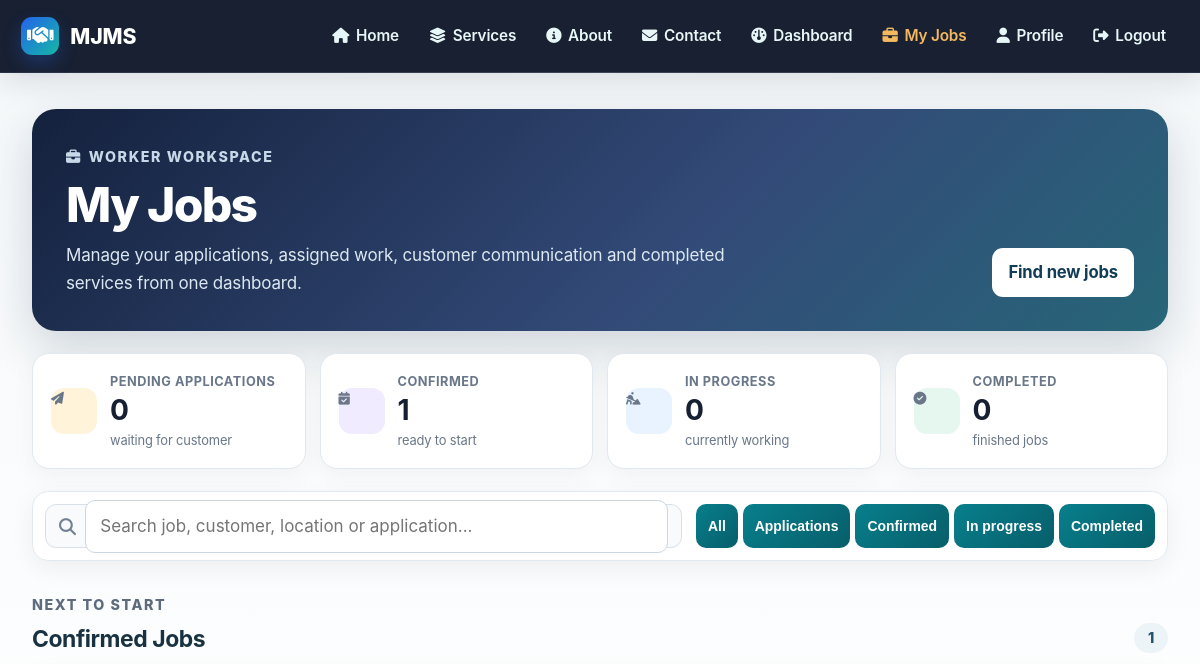
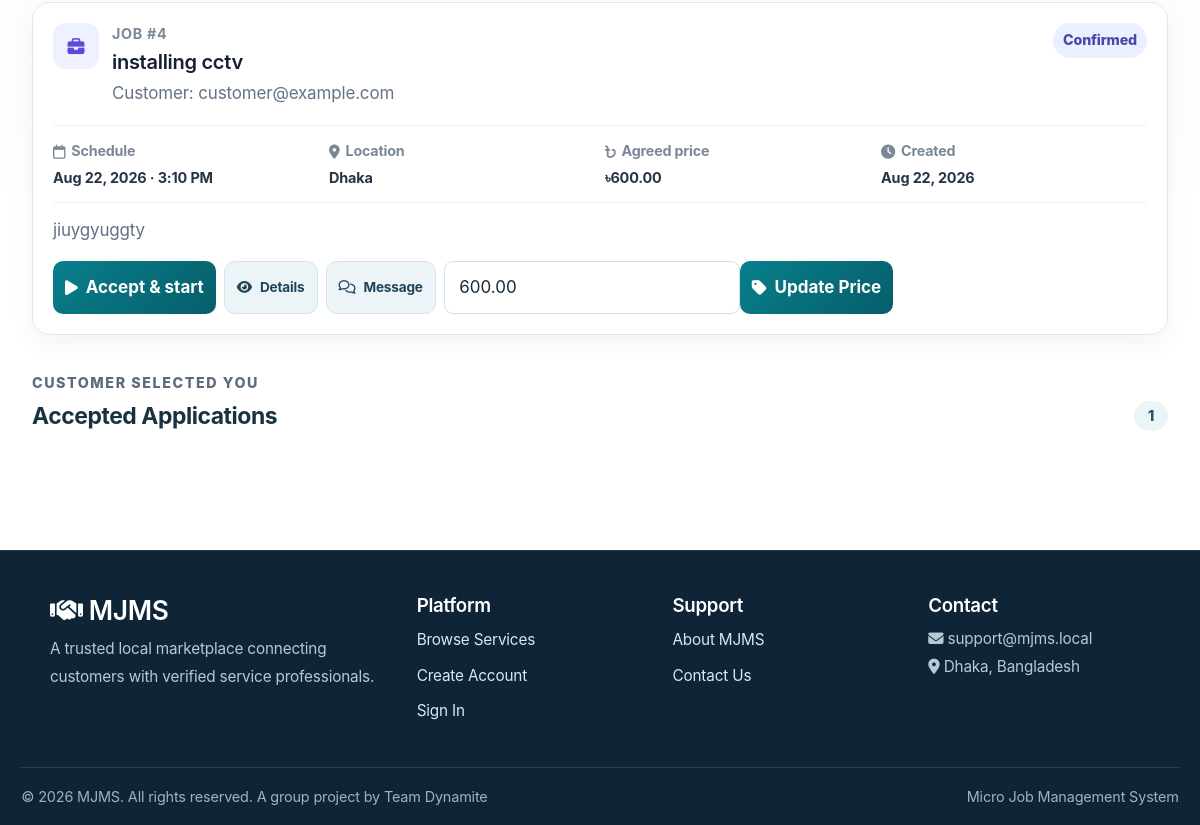
/bookings/worker-jobs/ (signed in), run on an earlier commit of the app's database (2 pictures, top to bottom).
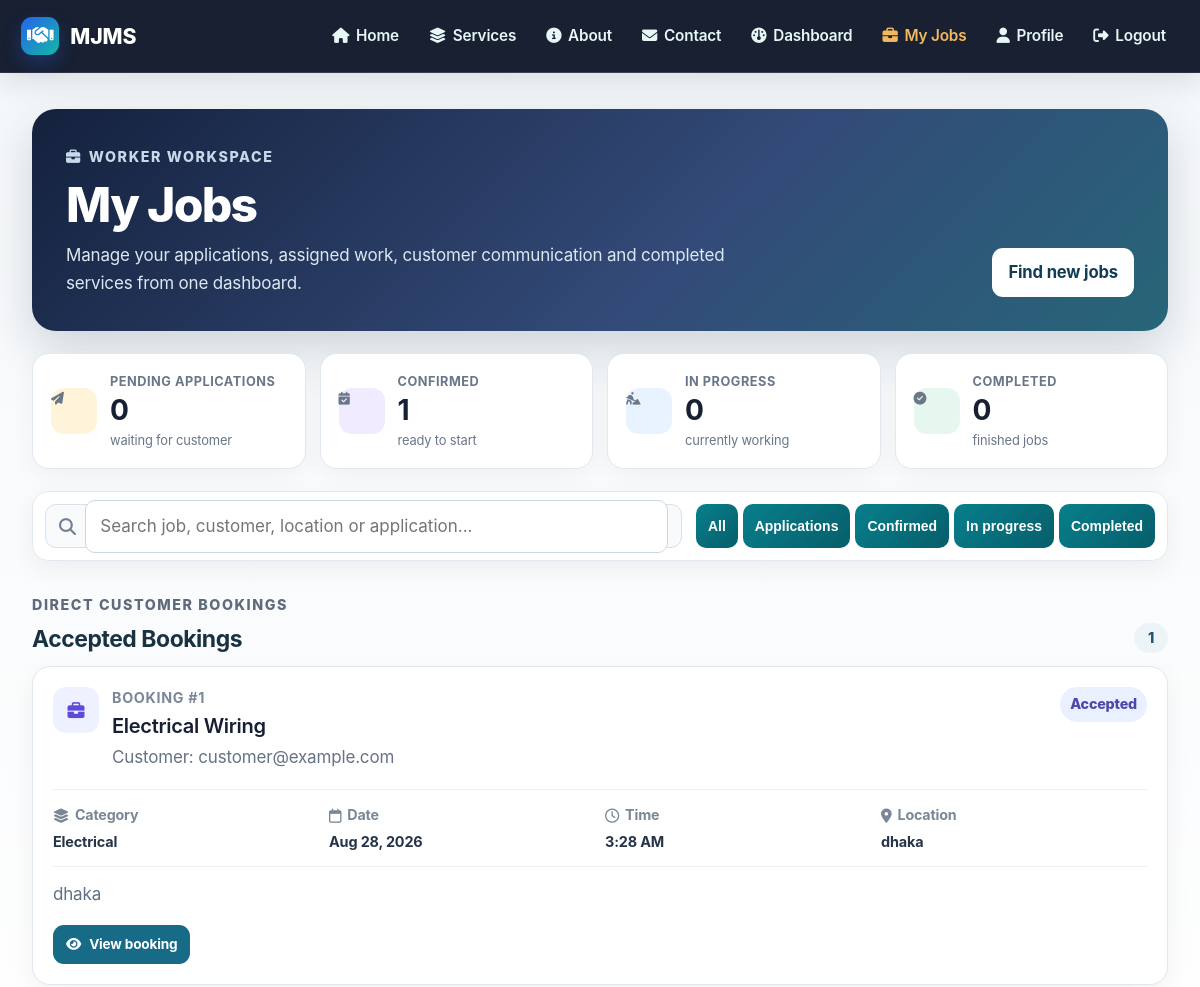
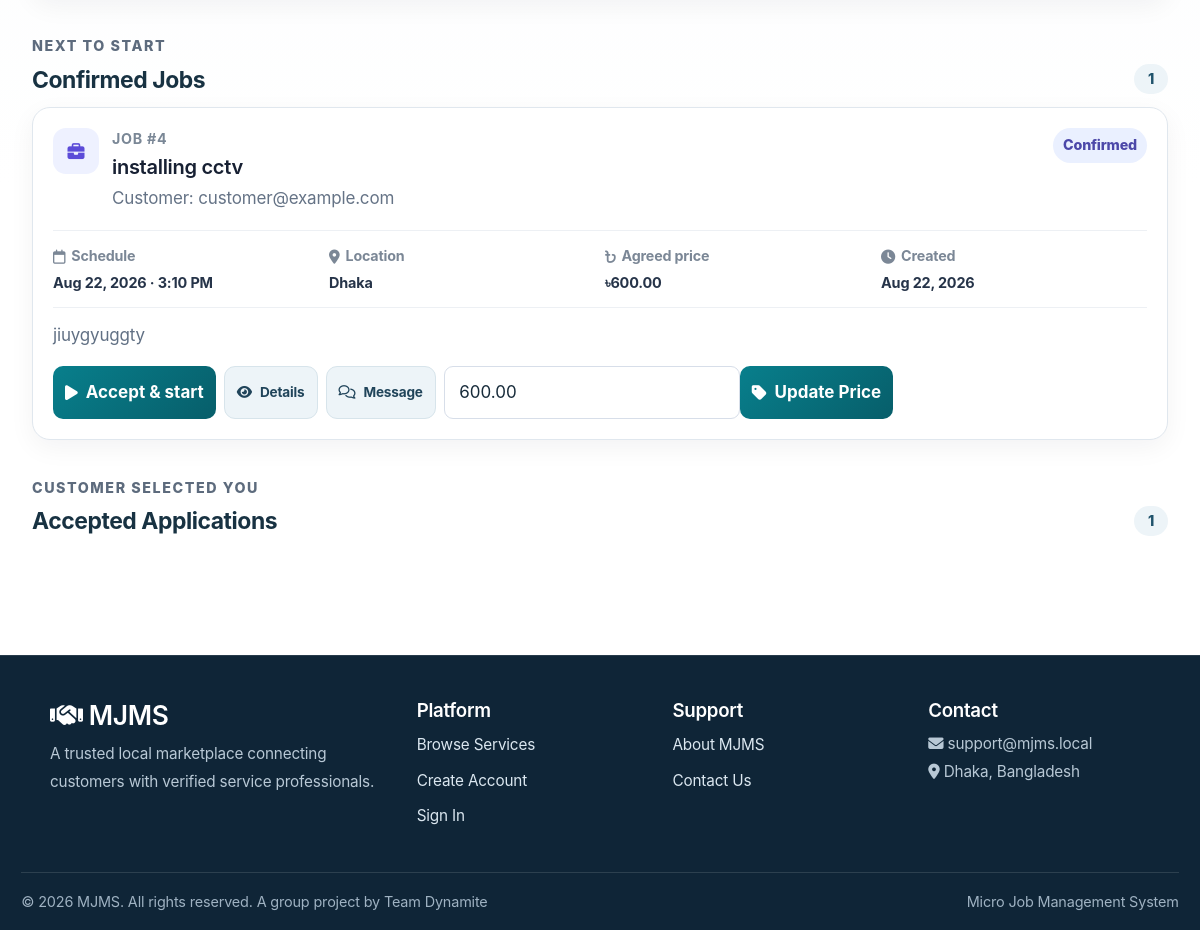
And on a later commit of the database (2 pictures, top to bottom).
### bookings/models.py (models this page shows, shortened)
class Job(models.Model):
    STATUS_CHOICES = [
        ('CONFIRMED', 'Confirmed'),
        ('IN_PROGRESS', 'In Progress'),
        ('COMPLETED', 'Completed'),
        ('CANCELLED', 'Cancelled'),
    ]
    service_request = models.OneToOneField(
        ServiceRequest,
        on_delete=models.CASCADE,
        related_name='job'
    )
    job_application = models.OneToOneField(
        JobApplication,
        on_delete=models.CASCADE,
        related_name='job'
    )
    customer = models.ForeignKey(
        settings.AUTH_USER_MODEL,
        on_delete=models.CASCADE,
        related_name='jobs_as_customer'
    )
    worker = models.ForeignKey(
        settings.AUTH_USER_MODEL,
        on_delete=models.CASCADE,
        related_name='jobs_as_worker'
    )
    title = models.CharField(max_length=200)
    description = models.TextField()
    proposed_price = models.DecimalField(max_digits=10, decimal_places=2)
    estimated_duration = models.DurationField()
    scheduled_date = models.DateField()
    scheduled_time_start = models.TimeField(null=True, blank=True)
    scheduled_time_end = models.TimeField(null=True, blank=True)
    location = models.CharField(max_length=255)
    address = models.TextField()
    status = models.CharField(
        max_length=20,
        choices=STATUS_CHOICES,
        default='CONFIRMED'
    )
    actual_start_time = models.DateTimeField(null=True, blank=True)
    actual_end_time = models.DateTimeField(null=True, blank=True)
    actual_price = models.DecimalField(
        max_digits=10, decimal_places=2, null=True, blank=True,
        help_text="Final price if different from proposed"
    )
    price_agreed = models.BooleanField(
        default=False,
        help_text="Whether the customer has accepted the current price"
    )
    price_agreed_at = models.DateTimeField(null=True, blank=True)
    completion_notes = models.TextField(blank=True, help_text="Notes from worker after completion")
    created_at = models.DateTimeField(auto_now_add=True)
    updated_at = models.DateTimeField(auto_now=True)
    class Meta:
        ordering = ['-created_at']
        indexes = [
            models.Index(fields=['customer', 'status']),
            models.Index(fields=['worker', 'status']),
            models.Index(fields=['scheduled_date']),
        ]
    @property
    def final_price(self):
        return self.actual_price if self.actual_price else self.proposed_price

class Booking(models.Model):
    STATUS_CHOICES = [
        ('Pending', 'Pending'),
        ('Confirmed', 'Confirmed'),
        ('Accepted', 'Accepted'),
        ('Open', 'Open'),
        ('Assigned', 'Assigned'),
        ('In Progress', 'In Progress'),
        ('Completed', 'Completed'),
        ('Cancelled', 'Cancelled'),
    ]
    customer = models.ForeignKey(
        settings.AUTH_USER_MODEL,
        on_delete=models.CASCADE,
        related_name='customer_bookings'
    )
    service = models.ForeignKey(
        Service,
        on_delete=models.CASCADE,
        related_name='bookings'
    )
    worker = models.ForeignKey(
        settings.AUTH_USER_MODEL,
        on_delete=models.SET_NULL,
        null=True,
        blank=True,
        related_name='worker_bookings'
    )
    booking_date = models.DateField()
    booking_time = models.TimeField()
    address = models.TextField()
    problem_description = models.TextField()
    problem_photo = models.ImageField(
        upload_to='booking_problem_photos/',
        blank=True,
        null=True,
    )
    status = models.CharField(
        max_length=20,
        choices=STATUS_CHOICES,
        default='Pending'
    )
    created_at = models.DateTimeField(auto_now_add=True)
    updated_at = models.DateTimeField(auto_now=True)
    class Meta:
        ordering = ['-created_at']

### accounts/models.py (models this page shows, shortened)
class CustomUser(AbstractBaseUser, PermissionsMixin):
    ROLE_CHOICES = (
        ('customer', 'Customer'),
        ('worker', 'Worker'),
        ('admin', 'Admin'),
    )
    first_name = models.CharField(max_length=150, blank=True)
    last_name = models.CharField(max_length=150, blank=True)
    email = models.EmailField(unique=True)
    is_staff = models.BooleanField(default=False)
    is_active = models.BooleanField(default=True)
    date_joined = models.DateTimeField(auto_now_add=False, null=True)
    objects = CustomUserManager()
    USERNAME_FIELD = 'email'
    REQUIRED_FIELDS = []
    def __init__(self, *args, **kwargs):
        legacy_verified = kwargs.pop('is_verified_worker', None)
        if legacy_verified is not None:
            kwargs['worker_status'] = 'APPROVED' if legacy_verified else 'PENDING'
        super().__init__(*args, **kwargs)
    WORKER_STATUS_CHOICES = [
        ('PENDING', 'Pending Approval'),
        ('APPROVED', 'Approved'),
        ('REJECTED', 'Rejected'),
        ('BLOCKED', 'Blocked'),
    ]
    CUSTOMER_STATUS_CHOICES = [
        ('ACTIVE', 'Active'),
        ('BLOCKED', 'Blocked'),
    ]
    role = models.CharField(max_length=20, choices=ROLE_CHOICES, default='customer')
    phone = models.CharField(max_length=15, blank=True, null=True)
    address = models.TextField(blank=True, null=True)
    city = models.CharField(max_length=100, blank=True, null=True)
    profile_picture = models.ImageField(
        upload_to='profile_pictures/',
        blank=True,
        null=True
    )
    preferred_contact_method = models.CharField(
        max_length=20,
        choices=(
            ('Email', 'Email'),
            ('SMS', 'SMS'),
        ),
        default='Email'
    )
    receive_notifications = models.BooleanField(default=True)
    is_blocked = models.BooleanField(default=False)
    worker_status = models.CharField(
        max_length=20,
        choices=WORKER_STATUS_CHOICES,
        default='PENDING',
        null=True,
        blank=True,
        help_text="Status for worker accounts only"
    )
    customer_status = models.CharField(
        max_length=20,
        choices=CUSTOMER_STATUS_CHOICES,
        default='ACTIVE',
        null=True,
        blank=True,
        help_text="Status for customer accounts only"
    )
    created_at = models.DateTimeField(auto_now_add=True, null=True)
    updated_at = models.DateTimeField(auto_now=True)
    def get_full_name(self):
        return f'{self.first_name} {self.last_name}'.strip()
    @property
    def is_verified_worker(self):
        """Backward-compatible alias for the worker approval status."""
        return self.role == 'worker' and self.worker_status == 'APPROVED'
    class Meta:
        indexes = [
            models.Index(fields=['role', 'created_at']),
            models.Index(fields=['is_blocked']),
        ]

### services/models.py (models this page shows, shortened)
class Service(models.Model):
    name = models.CharField(max_length=100)
    category = models.ForeignKey(
        Category,
        on_delete=models.CASCADE,
        related_name='services',
        help_text='The category this service belongs to'
    )
    description = models.TextField()
    price = models.DecimalField(max_digits=10, decimal_places=2)
    image = models.ImageField(upload_to='service_images/')
    duration = models.CharField(max_length=50, help_text='Estimated duration (e.g., "2 hours")')
    location = models.CharField(max_length=100, blank=True, null=True)
    featured = models.BooleanField(default=False)
    is_available = models.BooleanField(default=True)
    created_at = models.DateTimeField(auto_now_add=True)
    updated_at = models.DateTimeField(auto_now=True)
    class Meta:
        ordering = ['category__name', 'name']
        indexes = [
            models.Index(fields=['category', 'is_available']),
        ]

class Category(models.Model):
    name = models.CharField(max_length=100, unique=True)
    description = models.TextField(blank=True)
    icon = models.CharField(max_length=50, blank=True, help_text="Emoji or icon class")
    image = models.ImageField(upload_to='categories/', blank=True, null=True)
    is_active = models.BooleanField(default=True)
    created_at = models.DateTimeField(auto_now_add=True)
    updated_at = models.DateTimeField(auto_now=True)
    class Meta:
        verbose_name_plural = "Categories"
        ordering = ['name']

### bookings/views.py (the view)
# urls.py: path('worker-jobs/', views.worker_my_jobs, name='worker_my_jobs'),
@login_required
@worker_required
def worker_my_jobs(request):
    pending_applications = JobApplication.objects.filter(
        worker=request.user,
        status='PENDING'
    ).select_related('service_request', 'service_request__customer').order_by('-created_at')
    accepted_applications = JobApplication.objects.filter(
        worker=request.user,
        status='ACCEPTED'
    ).select_related('service_request', 'service_request__customer').order_by('-created_at')
    unread_customer_message = Notification.objects.filter(
        job=OuterRef('pk'),
        user=request.user,
        related_user=OuterRef('customer'),
        notification_type='JOB_MESSAGE',
        is_read=False,
    )
    confirmed_jobs = Job.objects.filter(
        worker=request.user,
        status='CONFIRMED'
    ).annotate(has_unread_customer_message=Exists(unread_customer_message)).select_related('customer', 'service_request').order_by('-created_at')
    active_jobs = Job.objects.filter(
        worker=request.user,
        status='IN_PROGRESS'
    ).annotate(has_unread_customer_message=Exists(unread_customer_message)).select_related('customer', 'service_request').order_by('-created_at')
    completed_jobs = Job.objects.filter(
        worker=request.user,
        status='COMPLETED'
    ).select_related('customer', 'service_request').order_by('-created_at')
    accepted_bookings = Booking.objects.filter(
        worker=request.user, status__in=['Accepted', 'In Progress', 'Completed']
    ).select_related('customer', 'service', 'service__category').order_by('-created_at')
    context = {
        'pending_applications': pending_applications,
        'accepted_applications': accepted_applications,
        'confirmed_jobs': confirmed_jobs,
        'active_jobs': active_jobs,
        'completed_jobs': completed_jobs,
        'accepted_bookings': accepted_bookings,
        'total_jobs': len(confirmed_jobs) + len(active_jobs),
        'total_completed': len(completed_jobs),
    }
    return render(request, 'bookings/worker_my_jobs.html', context)

### notifications/views.py (called while the page is built)
def notification_context(request):
    if not request.user.is_authenticated:
        return {}
    return {
        'unread_notification_count': Notification.objects.filter(
            user=request.user,
            is_read=False,
        ).count(),
    }

### templates/bookings/worker_my_jobs.html (shortened to what the changed rows need)
{% extends 'base.html' %}
{% load static %}
{% block extra_css %}
<link rel="stylesheet" href="{% static 'css/workflow-hub.css' %}">
{% endblock %}
{% block content %}
<div class="hub-page" data-hub="worker">
    <section class="hub-hero hub-hero--worker">
        <div><span class="hub-eyebrow"><i class="fa-solid fa-briefcase"></i> Worker workspace</span><h1>My Jobs</h1><p>Manage your applications, assigned work, customer communication and completed services from one dashboard.</p></div>
    </section>
    {% if accepted_bookings %}
    <section class="hub-section"><div class="hub-section__head"><div><span class="hub-eyebrow">Direct customer bookings</span><h2>Accepted Bookings</h2></div><span class="hub-count">{{ accepted_bookings|length }}</span></div>
        <div class="hub-list">{% for booking in accepted_bookings %}
            <article class="hub-card hub-item" data-filter-status="confirmed" data-search="{{ booking.service.name }} {{ booking.customer.get_full_name|default:booking.customer.email }}">
                <div class="hub-card__top"><div class="hub-card__identity"><span class="hub-service-icon hub-service-icon--job"><i class="fa-solid fa-briefcase"></i></span><div><span class="hub-card__label">Booking #{{ booking.pk }}</span><h3>{{ booking.service.name }}</h3><p>Customer: {{ booking.customer.get_full_name|default:booking.customer.email }}</p></div></div><span class="hub-status hub-status--accepted">{{ booking.status }}</span></div>
                <div class="hub-card__grid"><div><small><i class="fa-solid fa-layer-group"></i> Category</small><strong>{{ booking.service.category.name }}</strong></div><div><small><i class="fa-regular fa-calendar"></i> Date</small><strong>{{ booking.booking_date|date:"M d, Y" }}</strong></div><div><small><i class="fa-regular fa-clock"></i> Time</small><strong>{{ booking.booking_time|time:"g:i A" }}</strong></div><div><small><i class="fa-solid fa-location-dot"></i> Location</small><strong>{{ booking.address|truncatewords:8 }}</strong></div></div>
                <p class="hub-description">{{ booking.problem_description|truncatewords:30 }}</p>
                <div class="hub-card__actions"><a class="hub-btn hub-btn--primary" href="{% url 'booking_detail' booking.pk %}"><i class="fa-solid fa-eye"></i> View booking</a></div>
            </article>
        {% endfor %}</div>
    </section>
    {% endif %}
    {% if confirmed_jobs %}
    <section class="hub-section"><div class="hub-section__head"><div><span class="hub-eyebrow">Next to start</span><h2>Confirmed Jobs</h2></div><span class="hub-count">{{ confirmed_jobs|length }}</span></div>
        <div class="hub-list">{% for job in confirmed_jobs %}
            <article class="hub-card hub-item" data-filter-status="confirmed" data-search="{{ job.title }} {{ job.customer.get_full_name|default:job.customer.email }} {{ job.location }}">
                <div class="hub-card__top"><div class="hub-card__identity"><span class="hub-service-icon hub-service-icon--job"><i class="fa-solid fa-briefcase"></i></span><div><span class="hub-card__label">Job #{{ job.pk }}</span><h3>{{ job.title }}</h3><p>Customer: {{ job.customer.get_full_name|default:job.customer.email }}</p></div></div><span class="hub-status hub-status--confirmed">Confirmed</span></div>
                <div class="hub-card__grid"><div><small><i class="fa-regular fa-calendar"></i> Schedule</small><strong>{{ job.scheduled_date|date:"M d, Y" }}{% if job.scheduled_time_start %} · {{ job.scheduled_time_start|time:"g:i A" }}{% endif %}</strong></div><div><small><i class="fa-solid fa-location-dot"></i> Location</small><strong>{{ job.location }}</strong></div><div><small><i class="fa-solid fa-bangladeshi-taka-sign"></i> Agreed price</small><strong>৳{{ job.final_price }}</strong></div><div><small><i class="fa-solid fa-clock"></i> Created</small><strong>{{ job.created_at|date:"M d, Y" }}</strong></div></div>
                <p class="hub-description">{{ job.description|truncatewords:30 }}</p>
                <div class="hub-card__actions"><form method="post" action="{% url 'job_accept' job.pk %}" class="hub-inline-form">{% csrf_token %}<button class="hub-btn hub-btn--primary" type="submit"><i class="fa-solid fa-play"></i> Accept &amp; start</button></form><a class="hub-btn hub-btn--soft" href="{% url 'job_detail' job.pk %}"><i class="fa-solid fa-eye"></i> Details</a><a class="hub-btn hub-btn--soft" href="{% url 'job_messages' job.pk %}"><i class="fa-regular fa-comments"></i> Message{% if job.has_unread_customer_message %}<b class="hub-notice-dot"></b>{% endif %}</a>{% if not job.price_agreed %}<form method="post" action="{% url 'job_update_price' job.pk %}" class="hub-inline-form hub-price-form"><input name="actual_price" type="number" min="0.01" step="0.01" value="{{ job.actual_price|default:'' }}" placeholder="Price" aria-label="Update price"><button class="hub-btn hub-btn--soft" type="submit"><i class="fa-solid fa-tag"></i> Update Price</button>{% csrf_token %}</form>{% endif %}</div>
            </article>
        {% endfor %}</div>
    </section>
    {% endif %}
    {% if accepted_applications %}
    <section class="hub-section"><div class="hub-section__head"><div><span class="hub-eyebrow">Customer selected you</span><h2>Accepted Applications</h2></div><span class="hub-count">{{ accepted_applications|length }}</span></div>
    </section>
    {% endif %}
</div>
{% endblock %}

What changed in the data, as far as the page shows it:
added Booking: pk "1", service.name "Electrical Wiring", customer.get_full_name "customer@example.com", status "Accepted", service.category.name "Electrical", booking_date "Aug 28, 2026", booking_time "3:28 AM", address "dhaka", problem_description "dhaka"
Also different on the page:
{{ accepted_bookings|length }}: (not shown) → "1"
text now shown: "DIRECT CUSTOMER BOOKINGS Accepted Bookings"
